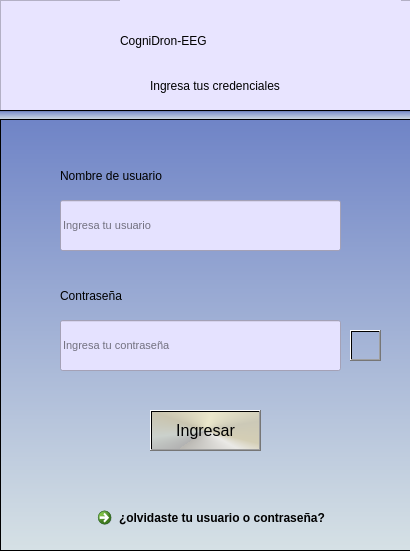
<?xml version="1.0" encoding="UTF-8"?>
<ui version="4.0">
 <class>Dialog</class>
 <widget class="QDialog" name="Dialog">
  <property name="geometry">
   <rect>
    <x>0</x>
    <y>0</y>
    <width>410</width>
    <height>551</height>
   </rect>
  </property>
  <property name="sizePolicy">
   <sizepolicy hsizetype="Fixed" vsizetype="Fixed">
    <horstretch>2</horstretch>
    <verstretch>2</verstretch>
   </sizepolicy>
  </property>
  <property name="maximumSize">
   <size>
    <width>410</width>
    <height>552</height>
   </size>
  </property>
  <property name="windowTitle">
   <string>Cognidron_EEG</string>
  </property>
  <property name="windowIcon">
   <iconset resource="images/image.qrc">
    <normaloff>:/newPrefix/idea-genial.png</normaloff>:/newPrefix/idea-genial.png</iconset>
  </property>
  <property name="styleSheet">
   <string notr="true"/>
  </property>
  <widget class="QFrame" name="frame">
   <property name="geometry">
    <rect>
     <x>0</x>
     <y>0</y>
     <width>431</width>
     <height>111</height>
    </rect>
   </property>
   <property name="styleSheet">
    <string notr="true">background-color: rgb(232, 228, 255);</string>
   </property>
   <property name="frameShape">
    <enum>QFrame::StyledPanel</enum>
   </property>
   <property name="frameShadow">
    <enum>QFrame::Raised</enum>
   </property>
   <widget class="QLabel" name="label_2">
    <property name="geometry">
     <rect>
      <x>120</x>
      <y>0</y>
      <width>281</width>
      <height>81</height>
     </rect>
    </property>
    <property name="styleSheet">
     <string notr="true">font: 75 18pt &quot;Times New Roman&quot;;</string>
    </property>
    <property name="text">
     <string>CogniDron-EEG</string>
    </property>
   </widget>
   <widget class="QLabel" name="label">
    <property name="geometry">
     <rect>
      <x>150</x>
      <y>60</y>
      <width>151</width>
      <height>51</height>
     </rect>
    </property>
    <property name="text">
     <string>Ingresa tus credenciales</string>
    </property>
   </widget>
   <widget class="QLabel" name="label_6">
    <property name="geometry">
     <rect>
      <x>20</x>
      <y>10</y>
      <width>81</width>
      <height>81</height>
     </rect>
    </property>
    <property name="autoFillBackground">
     <bool>false</bool>
    </property>
    <property name="styleSheet">
     <string notr="true">image: url(:/newPrefix/idea-genial.png);</string>
    </property>
    <property name="text">
     <string/>
    </property>
   </widget>
  </widget>
  <widget class="QFrame" name="frame_2">
   <property name="geometry">
    <rect>
     <x>0</x>
     <y>110</y>
     <width>431</width>
     <height>441</height>
    </rect>
   </property>
   <property name="styleSheet">
    <string notr="true">background-color: qlineargradient(spread:pad, x1:0, y1:1, x2:0, y2:0, stop:0 rgba(214, 225, 229), stop:1 rgba(109, 130, 198));
</string>
   </property>
   <property name="frameShape">
    <enum>QFrame::StyledPanel</enum>
   </property>
   <property name="frameShadow">
    <enum>QFrame::Raised</enum>
   </property>
   <widget class="QPushButton" name="btnIngresar">
    <property name="geometry">
     <rect>
      <x>150</x>
      <y>300</y>
      <width>111</width>
      <height>41</height>
     </rect>
    </property>
    <property name="font">
     <font>
      <pointsize>12</pointsize>
     </font>
    </property>
    <property name="styleSheet">
     <string notr="true">background-color: qconicalgradient(cx:0.5, cy:0.5, angle:244, stop:0.00497512 rgba(187, 185, 180, 255), stop:0.16 rgba(234, 233, 230, 255), stop:0.225 rgba(212, 206, 181, 255), stop:0.39801 rgba(204, 201, 183, 255), stop:0.552239 rgba(235, 231, 203, 255), stop:0.695 rgba(202, 197, 176, 255), stop:0.88 rgba(203, 209, 204, 255), stop:1 rgba(178, 178, 178, 255));</string>
    </property>
    <property name="text">
     <string>Ingresar</string>
    </property>
   </widget>
   <widget class="QLabel" name="label_8">
    <property name="geometry">
     <rect>
      <x>20</x>
      <y>220</y>
      <width>31</width>
      <height>31</height>
     </rect>
    </property>
    <property name="toolTip">
     <string>Ingresa solo letras y numeros sin espacios</string>
    </property>
    <property name="autoFillBackground">
     <bool>false</bool>
    </property>
    <property name="styleSheet">
     <string notr="true">image: url(:/newPrefix/padlock.png);
background-color: qconicalgradient(cx:0.488, cy:0.494318, angle:123.4, stop:0 rgba(0, 0, 0, 0));</string>
    </property>
    <property name="text">
     <string/>
    </property>
   </widget>
   <widget class="QLabel" name="label_7">
    <property name="geometry">
     <rect>
      <x>20</x>
      <y>100</y>
      <width>31</width>
      <height>31</height>
     </rect>
    </property>
    <property name="toolTip">
     <string>Ingresa solo letras y numeros sin espacios</string>
    </property>
    <property name="autoFillBackground">
     <bool>false</bool>
    </property>
    <property name="styleSheet">
     <string notr="true">image: url(:/newPrefix/user.png);
background-color: qconicalgradient(cx:0.488, cy:0.494318, angle:123.4, stop:0 rgba(0, 0, 0, 0));</string>
    </property>
    <property name="text">
     <string/>
    </property>
   </widget>
   <widget class="QLabel" name="label_4">
    <property name="geometry">
     <rect>
      <x>60</x>
      <y>40</y>
      <width>151</width>
      <height>51</height>
     </rect>
    </property>
    <property name="autoFillBackground">
     <bool>false</bool>
    </property>
    <property name="styleSheet">
     <string notr="true">background-color: qconicalgradient(cx:0.488, cy:0.494318, angle:123.4, stop:0 rgba(0, 0, 0, 0));
font: 75 10pt &quot;Times New Roman&quot;;</string>
    </property>
    <property name="text">
     <string>Nombre de usuario</string>
    </property>
   </widget>
   <widget class="QLabel" name="label_5">
    <property name="geometry">
     <rect>
      <x>60</x>
      <y>170</y>
      <width>151</width>
      <height>31</height>
     </rect>
    </property>
    <property name="styleSheet">
     <string notr="true">background-color: qconicalgradient(cx:0.488, cy:0.494318, angle:123.4, stop:0 rgba(0, 0, 0, 0));
font: 75 10pt &quot;Times New Roman&quot;;
</string>
    </property>
    <property name="text">
     <string>Contraseña</string>
    </property>
   </widget>
   <widget class="QLineEdit" name="etUser">
    <property name="geometry">
     <rect>
      <x>60</x>
      <y>90</y>
      <width>281</width>
      <height>51</height>
     </rect>
    </property>
    <property name="font">
     <font>
      <family>MS Shell Dlg 2</family>
      <pointsize>8</pointsize>
      <weight>9</weight>
      <italic>false</italic>
      <bold>false</bold>
     </font>
    </property>
    <property name="autoFillBackground">
     <bool>false</bool>
    </property>
    <property name="styleSheet">
     <string notr="true">font: 75 8pt &quot;MS Shell Dlg 2&quot;;
background-color: rgb(229, 226, 255);</string>
    </property>
    <property name="placeholderText">
     <string>Ingresa tu usuario</string>
    </property>
   </widget>
   <widget class="QLineEdit" name="etPass">
    <property name="geometry">
     <rect>
      <x>60</x>
      <y>210</y>
      <width>281</width>
      <height>51</height>
     </rect>
    </property>
    <property name="font">
     <font>
      <family>MS Shell Dlg 2</family>
      <pointsize>8</pointsize>
      <weight>9</weight>
      <italic>false</italic>
      <bold>false</bold>
     </font>
    </property>
    <property name="styleSheet">
     <string notr="true">font: 75 8pt &quot;MS Shell Dlg 2&quot;;
background-color: rgb(229, 226, 255);</string>
    </property>
    <property name="echoMode">
     <enum>QLineEdit::Password</enum>
    </property>
    <property name="placeholderText">
     <string>Ingresa tu contraseña</string>
    </property>
   </widget>
   <widget class="QPushButton" name="btnVerPas">
    <property name="geometry">
     <rect>
      <x>350</x>
      <y>220</y>
      <width>31</width>
      <height>31</height>
     </rect>
    </property>
    <property name="styleSheet">
     <string notr="true">background-color: qconicalgradient(cx:0.488, cy:0.494318, angle:123.4, stop:0 rgba(0, 0, 0, 0));
border-image: url(:/newPrefix/vision.png);</string>
    </property>
    <property name="text">
     <string/>
    </property>
   </widget>
   <widget class="QLineEdit" name="lineEdit">
    <property name="geometry">
     <rect>
      <x>-20</x>
      <y>0</y>
      <width>461</width>
      <height>10</height>
     </rect>
    </property>
   </widget>
   <widget class="QCommandLinkButton" name="btnOlvideMiPass">
    <property name="geometry">
     <rect>
      <x>90</x>
      <y>390</y>
      <width>241</width>
      <height>31</height>
     </rect>
    </property>
    <property name="styleSheet">
     <string notr="true">font: 9pt &quot;Times New Roman&quot;;</string>
    </property>
    <property name="text">
     <string>¿olvidaste tu usuario o contraseña?</string>
    </property>
    <property name="icon">
     <iconset resource="images/image.qrc">
      <normaloff>:/newPrefix/key.png</normaloff>:/newPrefix/key.png</iconset>
    </property>
   </widget>
  </widget>
  <action name="actionUsuario">
   <property name="icon">
    <iconset resource="images/image.qrc">
     <normaloff>:/newPrefix/archivo.png</normaloff>:/newPrefix/archivo.png</iconset>
   </property>
   <property name="text">
    <string>Usuario</string>
   </property>
   <property name="toolTip">
    <string>Ingresa usuario solo con alphanumerico</string>
   </property>
  </action>
  <action name="actionUsuario_2">
   <property name="icon">
    <iconset resource="images/image.qrc">
     <normaloff>:/newPrefix/archivo.png</normaloff>:/newPrefix/archivo.png</iconset>
   </property>
   <property name="text">
    <string>Usuario</string>
   </property>
   <property name="toolTip">
    <string>Ingresa usuario solo con alphanumerico</string>
   </property>
  </action>
  <action name="actionUsuario_3">
   <property name="icon">
    <iconset resource="images/image.qrc">
     <normaloff>:/newPrefix/archivo.png</normaloff>:/newPrefix/archivo.png</iconset>
   </property>
   <property name="text">
    <string>Usuario</string>
   </property>
   <property name="toolTip">
    <string>Ingresa usuario solo con alphanumerico</string>
   </property>
  </action>
  <action name="actionUsuario_4">
   <property name="icon">
    <iconset resource="images/image.qrc">
     <normaloff>:/newPrefix/archivo.png</normaloff>:/newPrefix/archivo.png</iconset>
   </property>
   <property name="text">
    <string>Usuario</string>
   </property>
   <property name="toolTip">
    <string>Ingresa usuario solo con alphanumerico</string>
   </property>
  </action>
  <action name="actionkk">
   <property name="icon">
    <iconset>
     <normaloff>images/idea-genial.png</normaloff>images/idea-genial.png</iconset>
   </property>
   <property name="text">
    <string>kk</string>
   </property>
  </action>
  <action name="actionkk_2">
   <property name="icon">
    <iconset>
     <normaloff>images/idea-genial.png</normaloff>images/idea-genial.png</iconset>
   </property>
   <property name="text">
    <string>kk</string>
   </property>
  </action>
 </widget>
 <resources>
  <include location="images/image.qrc"/>
 </resources>
 <connections/>
</ui>
